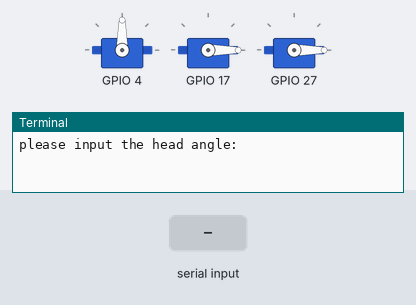
A program run on a simulated Raspberry Pi (BCM pin numbers). Parts: 3 × servo, the last lines printed to the terminal. The inputs (shaded band) are chosen by the test bench. Servo angles are drawn from the pulse width (0.5 ms = 0°, 2.5 ms = 180°); threads take turns every 2 ms.

Above: at 2.7 s.
2.8 s: "200" typed at the terminal, then Enter
At 3.6 s:
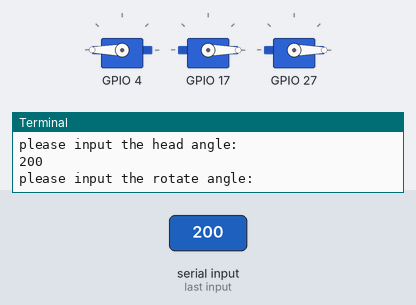
4.5 s: "90" typed at the terminal, then Enter
At 4.8 s:
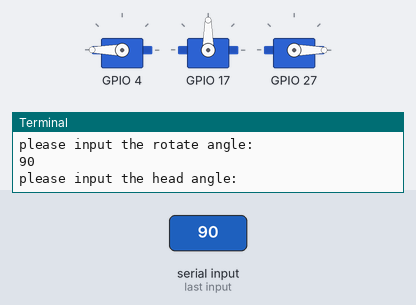
6.0 s: "5" typed at the terminal, then Enter
At 7.1 s:
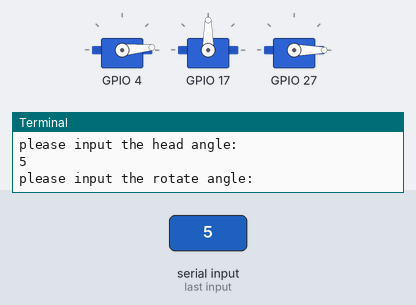
7.5 s: "200" typed at the terminal, then Enter
At 8.6 s:
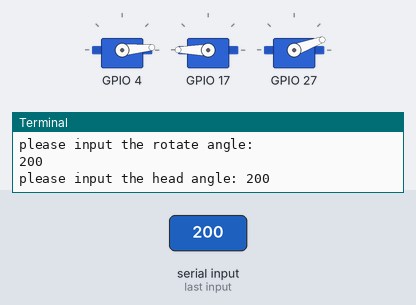
9.5 s: "90" typed at the terminal, then Enter
At 9.8 s:
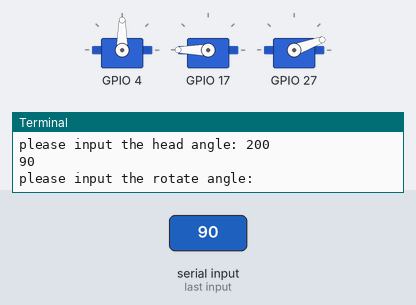
11.0 s: "1" typed at the terminal, then Enter
At 11.4 s:
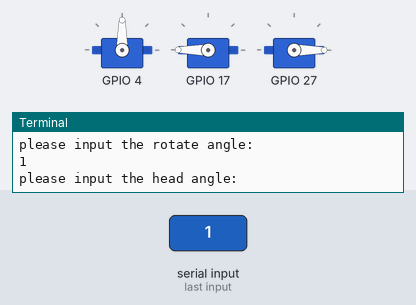
Timing chart, 0 to 14.0 s (numbered marks = the images above; inputs shaded):
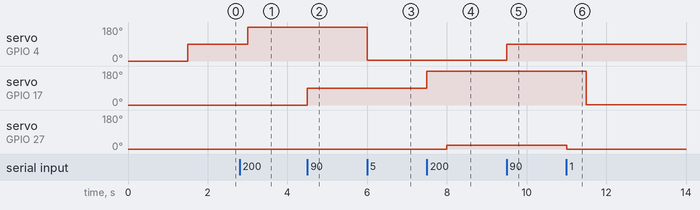

The program:

servo2.0.py
```python
# The servo module, which is used to control the servo motor
# the class HalfCircleServo for the 180° servo and class FullCircleServo for the 360° servo

# import the necessary modules
# create three threads to control the servo and read the angle
import threading
import RPi.GPIO as GPIO
import time


class Servo:
    """
    The servo class, which is used to control the servo motor

    :param pin: the servo's gpio pin
    """

    def __init__(self, pin):
        self.pwm = None
        self.pin = pin
        self.target = 0

    def set_mode(self):
        GPIO.setup(self.pin, GPIO.OUT, initial=False)
        self.pwm = GPIO.PWM(self.pin, 50)
        self.pwm.start(0)

    @staticmethod
    def clamp_number(num, min_number, max_number):
        return max(min(num, max(min_number, max_number)), min(min_number, max_number))


class HalfCircleServo(Servo):
    """
    The half circle servo class, which is used to control the 180° servo motor, can directly set the angle

    :param pin: the servo's gpio pin
    """
    def __init__(self, pin):
        super().__init__(pin)
        self.angle = 0
        self.set_mode()

    def set_mode(self):
        super().set_mode()
        # initialize the servo's angle
        self.set_angle(self.angle)

    def set_angle(self, angle):
        angle = self.clamp_number(angle, 0, 180)
        if self.target != angle:
            self.target = angle
        self.pwm.ChangeDutyCycle(2.5 + 10 * angle / 180)
        time.sleep(0.5)
        self.pwm.ChangeDutyCycle(0)
        # update the servo's angle
        self.angle = angle

    def get_angle(self):
        return self.angle


def control_servo(vertical_servo, vertical_angle: int, horizontal_angle: int):
    global rotate_angle
    vertical_servo.target = vertical_angle
    rotate_angle = horizontal_angle


if __name__ == '__main__':
    """
    the process of the create the thread function
    """
    def thread_nodding():
        while True:
            if servo1.target != servo1.angle:
                servo1.set_angle(servo1.target)
            time.sleep(0.5)


    def thread_rotating():
        global rotate_angle
        while True:
            if rotate_angle != servo2.angle + servo3.angle:
                rotate_angle = servo2.clamp_number(rotate_angle, 0, 360)
                if 0 <= rotate_angle <= 180:
                    # check the servo3's angle
                    if servo3.angle != 0:
                        servo3.set_angle(0)
                    servo2.set_angle(rotate_angle)
                elif 180 < rotate_angle <= 360:
                    servo2.set_angle(180)
                    print(rotate_angle)
                    servo3.set_angle(rotate_angle - 180)
            time.sleep(0.5)


    """
    the process of the initialization
    """
    # set the gpio mode to BCM
    GPIO.setmode(GPIO.BCM)

    # define the three servo
    servo1 = HalfCircleServo(4)
    servo2 = HalfCircleServo(17)
    servo3 = HalfCircleServo(27)

    # set the servo's rotate angle
    servo1.target = 90
    servo2.target = 0
    servo3.target = 0
    rotate_angle = 0

    # create two threads to control the servo and read the angle
    t1 = threading.Thread(target=thread_rotating)
    t2 = threading.Thread(target=thread_nodding)
    t1.start()
    t2.start()

    """
    the process of the control other parts and set the servo's angle
    """

    while True:
        # set the servo's vertical angle
        head_angle = int(input("please input the head angle: "))
        # only set the servo1's angle, and remain the rotate angle unchanged
        control_servo(servo1, head_angle, rotate_angle)
        # set the servo's rotate angle
        rotate_angle = int(input("please input the rotate angle: "))
        # only set the servo2 and servo3's angle, and remain the servo1's angle unchanged
        control_servo(servo1, servo1.angle, rotate_angle)
```

Measured:
- after the input at 2.8 s, servo on GPIO 4: 90° → 180° after 0.20 s
- after the input at 4.5 s, servo on GPIO 17: 0° → 90° at once
- after the input at 6.0 s, servo on GPIO 4: 180° → 5° at once
- after the input at 7.5 s, servo on GPIO 17: 90° → 180° at once; servo on GPIO 27: 0° → 20° after 0.50 s
- after the input at 9.5 s, servo on GPIO 4: 5° → 90° at once
- after the input at 11.0 s, servo on GPIO 17: 180° → 1° after 0.50 s; servo on GPIO 27: 20° → 0° at once
